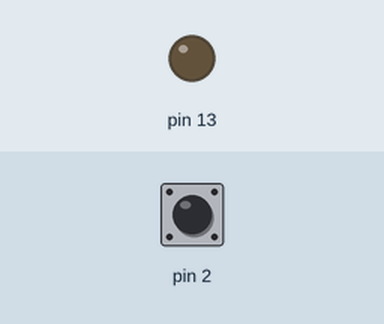
A sketch run on a simulated Arduino Uno, built with avr-gcc and run on an emulated ATmega328P. On the bench: output pins drawn as LEDs (lit = HIGH). Dashed ring = blinking. The test bench sets the inputs (shaded band); at power-on: pin 2 HIGH.

Above: at 1.2 s.
1.3 s: pin 2 pulled LOW for 0.15 s
At 2.5 s:
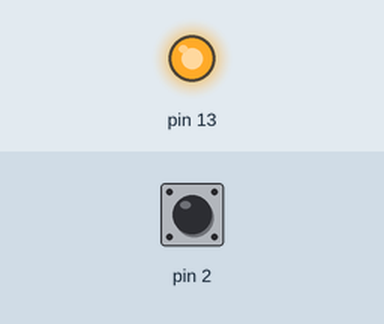
2.9 s: pin 2 pulled LOW for 1 s
At 3.2 s:
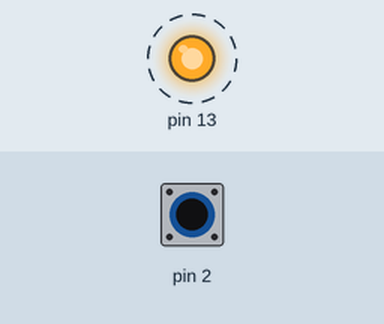
5.9 s: pin 2 pulled LOW for 3.2 s
At 5.9 s:
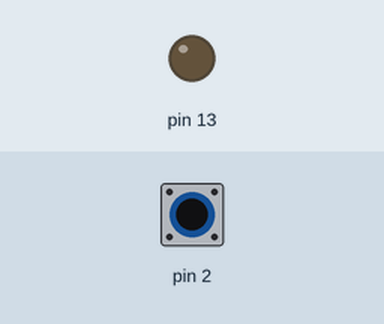
Timing chart, 0 to 8.9 s (numbered marks = the images above; inputs shaded):
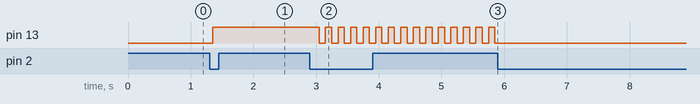

Measured:
- after the input at 1.3 s, pin 13: LOW → HIGH after 0.05 s
- after the input at 2.9 s, pin 13: alternates HIGH for 0.10 s and LOW for 0.10 s, starting after 0.15 s
- after the input at 5.9 s, pin 13: stops changing and stays LOW

The sketch:

Multiple_Modes.ino
```cpp
int mode=0;
int previousState=1;
int currentState;

void setup()
{
  pinMode(2,INPUT_PULLUP);
  pinMode(13,OUTPUT);
}
void loop()
{
  currentState=digitalRead(2);
  if(previousState == 1 && currentState == 0)
  {
    mode++;
    mode=mode%3;
    delay(50);
  }
  if(mode==0)
    {
      digitalWrite(13,LOW);
    }
    else if(mode==1)
    {
    digitalWrite(13,HIGH);
    }
    else
    {
      digitalWrite(13,HIGH);
      delay(100);
      digitalWrite(13,LOW);
      delay(100);
    }
  previousState=currentState;
}
```
